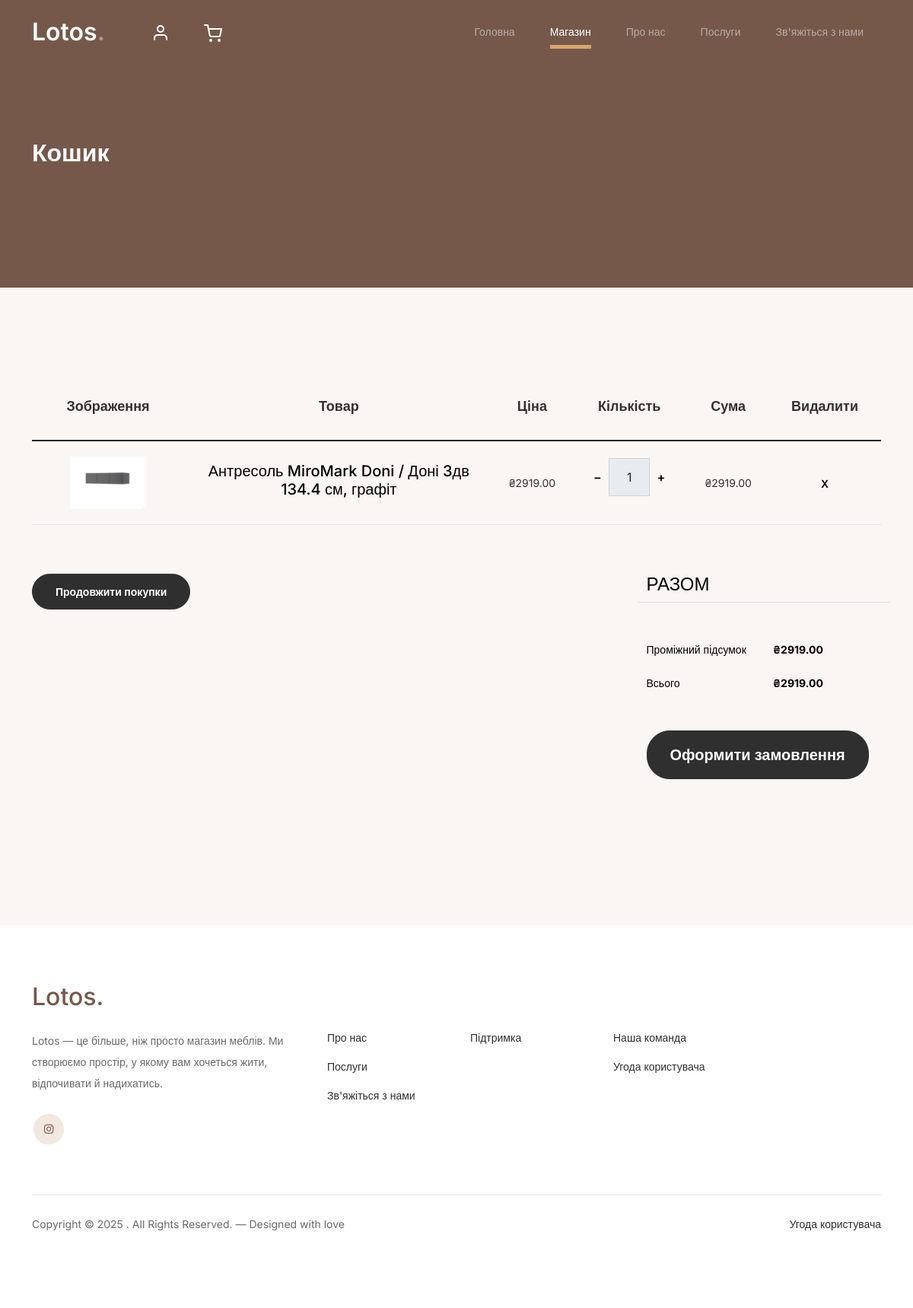
Page /cart (signed in) on the committed database.
### models/models.py (models this page shows, shortened)
class CartItem(Base):
    __tablename__ = "cart_items"
    id = Column(Integer, primary_key=True)
    cart_id = Column(Integer, ForeignKey("carts.id"), nullable=False)
    product_id = Column(Integer, ForeignKey("products.id"), nullable=False)
    quantity = Column(Integer, default=1, nullable=False)
    added_at = Column(DateTime, default=datetime.utcnow)
    cart = relationship("Cart", back_populates="items")
    product = relationship("Product")
    def subtotal(self) -> float:
        return round(self.product.price_after_discount() * self.quantity, 2)

class Product(Base):
    __tablename__ = "products"
    id = Column(Integer, primary_key=True)
    name = Column(String(255), nullable=False)
    description = Column(Text, default="")
    price = Column(Float, default=0.0, nullable=False)  # базовая цена
    discount_percent = Column(Float, default=0.0, nullable=False)
    preview = Column(String(512), nullable=True)  # путь к превью/файлу
    category_id = Column(Integer, ForeignKey("categories.id"), nullable=True)
    attributes = Column(Text, default="")
    created_at = Column(DateTime, default=datetime.utcnow)
    updated_at = Column(DateTime, default=datetime.utcnow, onupdate=datetime.utcnow)
    category = relationship("Category", back_populates="products")
    images = relationship(
        "ProductImage", back_populates="product", cascade="all, delete-orphan"
    )
    def price_after_discount(self) -> float:
        try:
            discount = max(0.0, min(100.0, float(self.discount_percent or 0.0)))
            return round(float(self.price) * (1.0 - discount / 100.0), 2)
        except Exception:
            return float(self.price or 0.0)

### main.py (the view)
@app.route("/cart")
@login_required
def cart():
    db = SessionLocal()
    try:
        user_id = session["user_id"]
        cart_obj = (
            db.query(Cart)
            .options(
                joinedload(Cart.items)
                .joinedload(CartItem.product)
                .joinedload(Product.images)
            )
            .filter(Cart.user_id == user_id)
            .first()
        )
        if not cart_obj:
            cart_data = SimpleNamespace(items=[], total_price=0.0, total_items=0)
        else:
            items_list = list(cart_obj.items)
            try:
                total_price = float(cart_obj.total_price())
            except Exception:
                total_price = 0.0
            try:
                total_items = int(cart_obj.total_items())
            except Exception:
                total_items = len(items_list)
            cart_data = SimpleNamespace(
                items=items_list,
                total_price=total_price,
                total_items=total_items,
            )
        return render_template("cart.html", cart=cart_data)
    finally:
        db.close()

### templates/cart.html (shortened to what this page needs)
<!doctype html>
<html lang="en">
<head>
  <link href="{{url_for('static', filename='css/bootstrap.min.css')}}" rel="stylesheet">
  <link href="https://cdnjs.cloudflare.com/ajax/libs/font-awesome/6.0.0-beta3/css/all.min.css" rel="stylesheet">
  <link href="{{url_for('static', filename='css/tiny-slider.css')}}" rel="stylesheet">
  <link href="{{url_for('static', filename='css/style.css')}}" rel="stylesheet">
</head>
<body>
    <nav class="custom-navbar navbar navbar-expand-md navbar-dark bg-dark" aria-label="Furni navigation bar">
      <div class="container position-relative d-flex justify-content-between align-items-center">
        <a class="navbar-brand" href="{{ url_for('index') }}">Lotos<span>.</span></a>
        <ul class="custom-navbar-cta navbar-nav mb-2 mb-md-0 d-flex flex-row profile-cart-icons">
          <li class="nav-item me-3">
            <a class="nav-link" href="{{ url_for('profile') }}">
              <img src="{{url_for('static', filename='images/user.svg')}}" />
            </a>
          </li>
          <li class="nav-item">
            <a class="nav-link" href="{{ url_for('cart') }}">
              <img src="{{url_for('static', filename='images/cart.svg')}}" />
            </a>
          </li>
        </ul>
        <div class="collapse navbar-collapse" id="navbarsFurni">
          <ul class="custom-navbar-nav navbar-nav ms-auto mb-2 mb-md-0">
            <li class="nav-item"><a class="nav-link" href="{{ url_for('index') }}">Головна</a></li>
            <li class="active"><a class="nav-link" href="{{ url_for('categories_view') }}">Магазин</a></li>
            <li><a class="nav-link" href="{{ url_for('about') }}">Про нас</a></li>
            <li><a class="nav-link" href="{{ url_for('services') }}">Послуги</a></li>
            <li><a class="nav-link" href="{{ url_for('contact') }}">Зв'яжіться з нами</a></li>
          </ul>
        </div>
      </div>
    </nav>
  <div class="hero">
    <div class="container">
      <div class="row justify-content-between">
        <div class="col-lg-5">
          <div class="intro-excerpt">
            <h1>Кошик</h1>
          </div>
        </div>
        <div class="col-lg-7"></div>
      </div>
    </div>
  </div>
  <div class="untree_co-section before-footer-section">
    <div class="container">
      {% if cart.items and cart.items|length > 0 %}
      <div class="row mb-5">
        <div class="col-md-12">
          <div class="site-blocks-table">
            <table class="table">
              <thead>
                <tr>
                  <th class="product-thumbnail">Зображення</th>
                  <th class="product-name">Товар</th>
                  <th class="product-price">Ціна</th>
                  <th class="product-quantity">Кількість</th>
                  <th class="product-total">Сума</th>
                  <th class="product-remove">Видалити</th>
                </tr>
              </thead>
              <tbody id="cartTableBody">
                {% for item in cart.items %}
                {% set product = item.product %}
                {% set img_src = product.preview %}
                {% if (not img_src) and product.images and product.images|length > 0 %}
                  {% set img_src = product.images[0].path %}
                {% endif %}
                {% set price_after_discount = product.price_after_discount() %}
                <tr data-cart-item-id="{{ item.id }}">
                  <td class="product-thumbnail">
                    {% if img_src %}
                    <img src="{{ url_for('static', filename=img_src[7:] if img_src.startswith('static/') else img_src) }}" alt="{{ product.name }}" class="img-fluid" style="max-width: 100px;">
                    {% else %}
                    <img src="{{url_for('static', filename='images/product-1.png')}}" alt="{{ product.name }}" class="img-fluid" style="max-width: 100px;">
                    {% endif %}
                  </td>
                  <td class="product-name">
                    <h2 class="h5 text-black">{{ product.name }}</h2>
                  </td>
                  <td class="product-price" data-price="{{ price_after_discount }}">
                    {% if product.discount_percent and product.discount_percent > 0 %}
                    <span style="text-decoration: line-through; color: #999;">₴{{ '%.2f' % product.price }}</span><br>
                    <strong style="color: green;">₴{{ '%.2f' % price_after_discount }}</strong>
                    {% else %}
                    ₴{{ '%.2f' % price_after_discount }}
                    {% endif %}
                  </td>
                  <td>
                    <div class="input-group mb-3 d-flex align-items-center quantity-container" style="max-width: 120px;">
                      <div class="input-group-prepend">
                        <button class="btn btn-outline-black decrease" type="button">&minus;</button>
                      </div>
                      <input type="text" class="form-control text-center quantity-amount" value="{{ item.quantity }}" readonly>
                      <div class="input-group-append">
                        <button class="btn btn-outline-black increase" type="button">&plus;</button>
                      </div>
                    </div>
                  </td>
                  <td class="product-subtotal">₴{{ '%.2f' % item.subtotal() }}</td>
                  <td>
                    <button class="btn btn-black btn-sm remove-item">X</button>
                  </td>
                </tr>
                {% endfor %}
              </tbody>
            </table>
          </div>
        </div>
      </div>
      <div class="row">
        <div class="col-md-6">
          <div class="row mb-5">
            <div class="col-md-6">
              <a href="{{ url_for('categories_view') }}" class="btn btn-outline-black btn-sm btn-block">Продовжити покупки</a>
            </div>
          </div>
        </div>
        <div class="col-md-6 pl-5">
          <div class="row justify-content-end">
            <div class="col-md-7">
              <div class="row">
                <div class="col-md-12 text-right border-bottom mb-5">
                  <h3 class="text-black h4 text-uppercase">Разом</h3>
                </div>
              </div>
              <div class="row mb-3">
                <div class="col-md-6">
                  <span class="text-black">Проміжний підсумок</span>
                </div>
                <div class="col-md-6 text-right">
                  <strong class="text-black" id="cartSubtotal">₴{{ '%.2f' % cart.total_price }}</strong>
                </div>
              </div>
              <div class="row mb-5">
                <div class="col-md-6">
                  <span class="text-black">Всього</span>
                </div>
                <div class="col-md-6 text-right">
                  <strong class="text-black" id="cartTotal">₴{{ '%.2f' % cart.total_price }}</strong>
                </div>
              </div>
              <div class="row">
                <div class="col-md-12">
                  <button class="btn btn-black btn-lg py-3 btn-block" onclick="proceedToCheckout()">Оформити замовлення</button>
                </div>
              </div>
            </div>
          </div>
        </div>
      </div>
      {% endif %}
    </div>
  </div>
  <footer class="footer-section">
    <div class="container relative">
      <div class="row g-5 mb-5">
        <div class="col-lg-4">
          <div class="mb-4 footer-logo-wrap">
            <a href="#" class="footer-logo">Lotos<span>.</span></a>
          </div>
          <p class="mb-4">
            Lotos — це більше, ніж просто магазин меблів. Ми створюємо простір, у якому вам хочеться жити, відпочивати й надихатись.
          </p>
          <ul class="list-unstyled custom-social">
            <li><a href="https://www.instagram.com/lotos_mebel_ua"><span class="fa fa-brands fa-instagram"></span></a></li>
          </ul>
        </div>
        <div class="col-lg-8">
          <div class="row links-wrap">
            <div class="col-6 col-sm-6 col-md-3">
              <ul class="list-unstyled">
                <li><a href="#">Про нас</a></li>
                <li><a href="#">Послуги</a></li>
                <li><a href="#">Зв'яжіться з нами</a></li>
              </ul>
            </div>
            <div class="col-6 col-sm-6 col-md-3">
              <ul class="list-unstyled">
                <li><a href="#">Підтримка</a></li>
              </ul>
            </div>
            <div class="col-6 col-sm-6 col-md-3">
              <ul class="list-unstyled">
                <li><a href="#">Наша команда</a></li>
                <li><a href="{{ url_for('terms') }}"> Угода користувача </a></li>
              </ul>
            </div>
          </div>
        </div>
      </div>
      <div class="border-top copyright">
        <div class="row pt-4">
          <div class="col-lg-6">
            <p class="mb-2 text-center text-lg-start">
              Copyright &copy;
              . All Rights Reserved. &mdash; Designed with love
            </p>
          </div>
          <div class="col-lg-6 text-center text-lg-end">
            <ul class="list-unstyled d-inline-flex ms-auto">
              <li><a href="{{ url_for('terms') }}"> Угода користувача </a></li>
            </ul>
          </div>
        </div>
      </div>
    </div>
  </footer>
</body>
</html>

### rows in the picture
CartItem: preview (picture), price_after_discount "2919.00", quantity "1"
Product: name "Антресоль MiroMark Doni / Доні 3дв 134.4 см, графіт", discount_percent+price "2919.00"

### other values in the picture
{{ '%.2f' % cart.total_price }} "2919.00"
